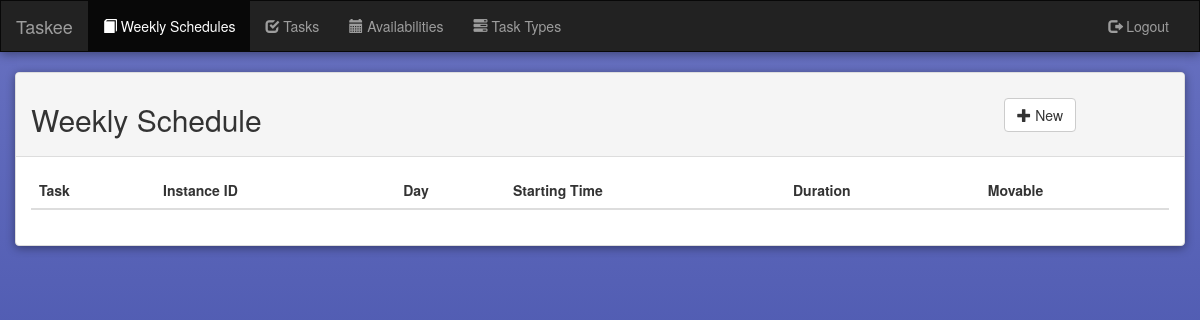
The app's page /weeklySchedule/ (signed in), older data.
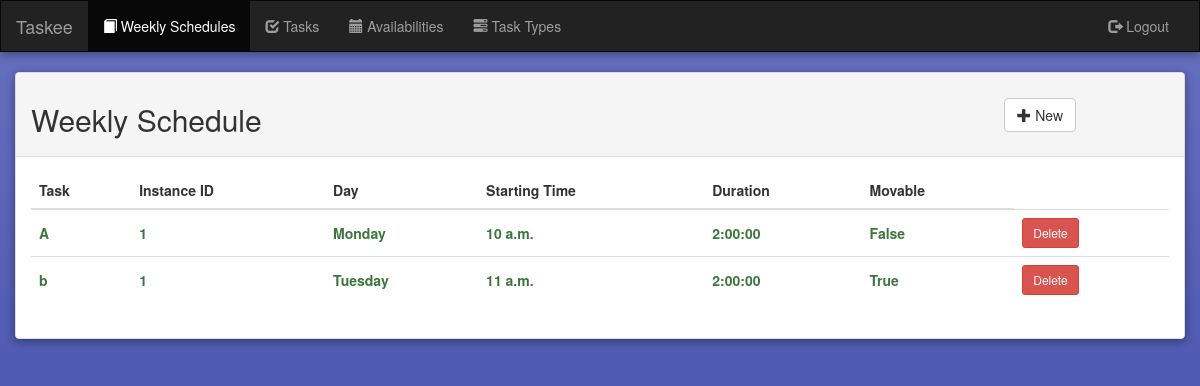
The same page, newer data.
### taskmanager/models.py (models this page shows, shortened)
class WeeklySchedule(models.Model):
	user = models.ForeignKey(User, on_delete=models.CASCADE)
	task = models.ForeignKey(Task, on_delete=models.CASCADE, default=1)
	instanceId = models.IntegerField(default=1)
	day = models.ForeignKey(Day, on_delete=models.CASCADE, default=1)
	startingTime = models.TimeField()
	duration = models.DurationField()
	canMove = models.BooleanField(default=False)
	valid = models.BooleanField(default=False)
	totalWeight = models.IntegerField(default=1)

class Task(models.Model):
	user = models.ForeignKey(User, on_delete=models.CASCADE)
	name = models.CharField(max_length=250)
	type = models.ForeignKey(TaskTypeWeight, on_delete=models.CASCADE, default=1)
	place = models.CharField(max_length=250)
	notes = models.CharField(max_length=1000)

class Day(models.Model):
	name = models.CharField(max_length=9)
	def __str__(self): return self.name

### taskmanager/views.py (the view)
# urls.py: url(r'^weeklySchedule/$', views.WeeklyScheduleView.as_view(), name='weeklyScheduleView'),
class WeeklyScheduleView(LoginRequiredMixin, generic.ListView):
	template_name = 'taskmanager/weeklyScheduleView.html'
	context_object_name = 'weeklySchedule_list'
	login_url = LOGIN_URL
	def get_queryset(self):
		return WeeklySchedule.objects.filter(user=self.request.user).order_by('day', 'startingTime')

### templates/taskmanager/weeklyScheduleView.html (shortened to what this page needs)
{% extends 'listView.html' %}
{% block title %}Weekly Schedule{% endblock %}
{% block weeklyScheduleView %}active{% endblock %}
{% block addButtonHref %}{% url 'taskmanager:weeklyScheduleAdd' %}{% endblock %}
{% block fieldNames %}
	<th>Task</th>
	<th>Instance ID</th>
	<th>Day</th>
	<th>Starting Time</th>
	<th>Duration</th>
	<th>Movable</th>
{% endblock %}
{% block tBody %}
	{% for weeklySchedule in weeklySchedule_list %}
		<tr>
			{% if weeklySchedule.valid %}
				<td class="{% if weeklySchedule.valid %}text-success{% endif %}" style="vertical-align: middle;">
					<strong>{{ weeklySchedule.task.name }}</strong></td>
				<td class="{% if weeklySchedule.valid %}text-success{% endif %}" style="vertical-align: middle;">
					<strong>{{ weeklySchedule.instanceId }}</strong></td>
				<td class="{% if weeklySchedule.valid %}text-success{% endif %}" style="vertical-align: middle;">
					<strong>{{ weeklySchedule.day }}</strong></td>
				<td class="{% if weeklySchedule.valid %}text-success{% endif %}" style="vertical-align: middle;">
					<strong>{{ weeklySchedule.startingTime }}</strong></td>
				<td class="{% if weeklySchedule.valid %}text-success{% endif %}" style="vertical-align: middle;">
					<strong>{{ weeklySchedule.duration }}</strong></td>
				<td class="{% if weeklySchedule.valid %}text-success{% endif %}" style="vertical-align: middle;">
					<strong>{{ weeklySchedule.canMove }}</strong></td>
			{% endif %}
			<td style="vertical-align: middle;">
				<a href="{% url 'taskmanager:weeklyScheduleDelete' weeklySchedule.pk %}">
					<button class="btn btn-sm btn-danger">Delete</button>
				</a>
			</td>
		</tr>
	{% endfor %}
{% endblock %}

Row changes from the older to the newer data that the page shows:
added WeeklySchedule: task.name "A", instanceId "1", day "Monday", startingTime "10 a.m.", duration "2:00:00", canMove "False"
added WeeklySchedule: task.name "b", instanceId "1", day "Tuesday", startingTime "11 a.m.", duration "2:00:00", canMove "True"
